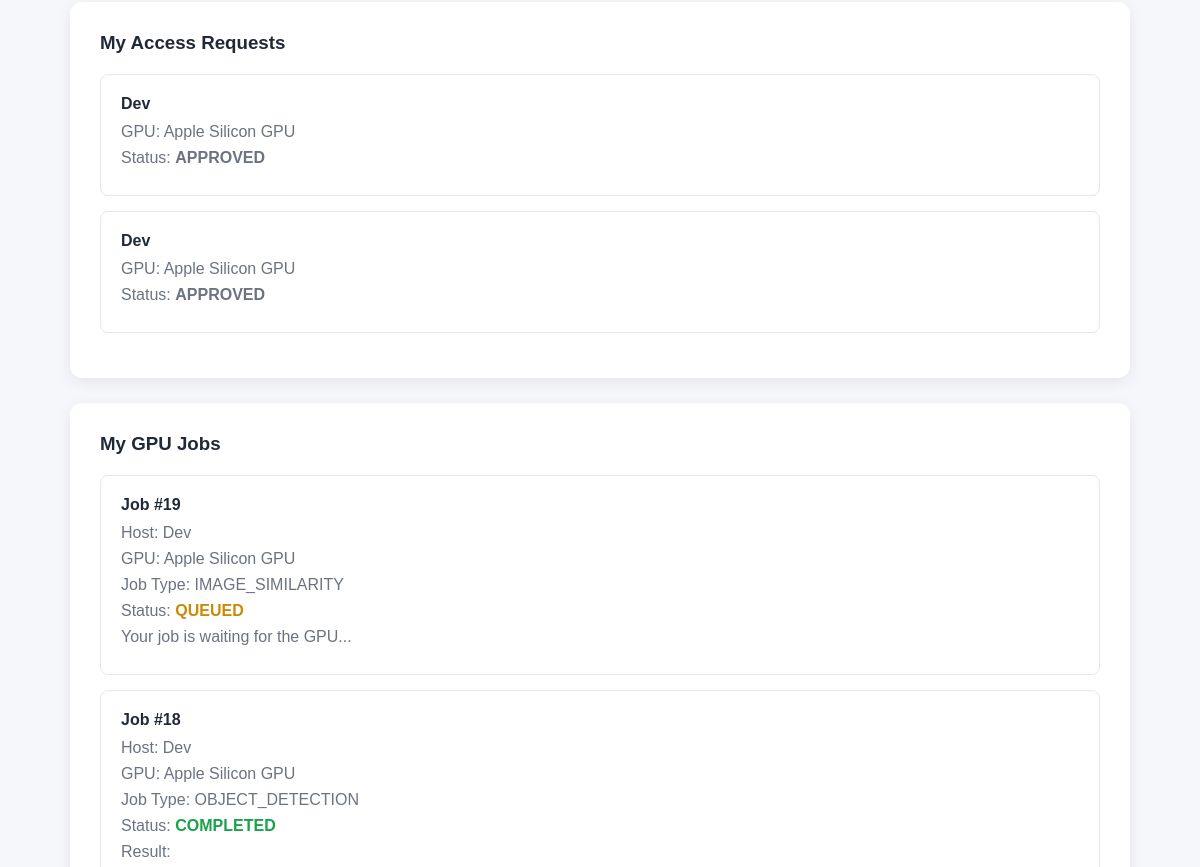
The page /user-dashboard (signed in, middle part) on the database as committed earlier.
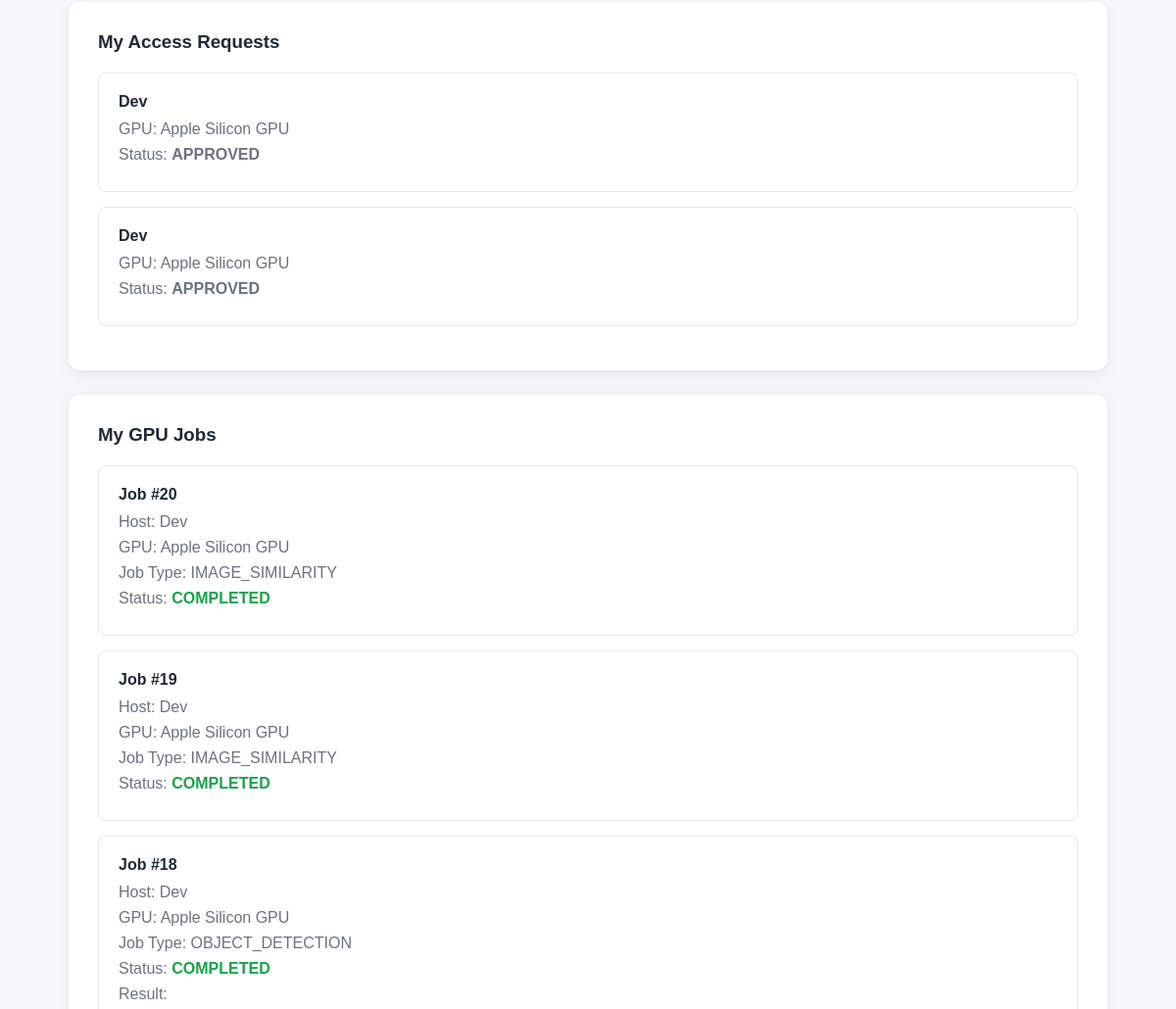
The same page on the database as committed later.
### tables this page shows
CREATE TABLE access_requests (
            id INTEGER PRIMARY KEY AUTOINCREMENT,
            user_id INTEGER NOT NULL,
            host_id INTEGER NOT NULL,
            status TEXT NOT NULL DEFAULT 'PENDING',
            FOREIGN KEY (user_id) REFERENCES users(id),
            FOREIGN KEY (host_id) REFERENCES gpu_hosts(id)
        );

CREATE TABLE users (
            id INTEGER PRIMARY KEY AUTOINCREMENT,
            name TEXT NOT NULL,
            email TEXT UNIQUE NOT NULL,
            password TEXT NOT NULL,
            role TEXT NOT NULL
        );

CREATE TABLE gpu_hosts (
            id INTEGER PRIMARY KEY AUTOINCREMENT,
            user_id INTEGER NOT NULL,
            gpu_name TEXT,
            vram TEXT,
            status TEXT NOT NULL DEFAULT 'OFFLINE',
            FOREIGN KEY (user_id) REFERENCES users(id)
        );

CREATE TABLE jobs (
            id INTEGER PRIMARY KEY AUTOINCREMENT,
            user_id INTEGER NOT NULL,
            host_id INTEGER NOT NULL,
            job_type TEXT NOT NULL,
            status TEXT NOT NULL DEFAULT 'QUEUED',
            result TEXT, image_path TEXT, output_path TEXT, image_path_2 TEXT,
            FOREIGN KEY (user_id) REFERENCES users(id),
            FOREIGN KEY (host_id) REFERENCES gpu_hosts(id)
        );

### main.py (the view)
@app.get("/user-dashboard")
def user_dashboard(request: Request):
    user_id = request.session.get("user_id")
    role = request.session.get("role")
    if user_id is None:
        return RedirectResponse(
            url="/login",
            status_code=303
        )
    if role != "USER":
        return {
            "error": "Only GPU users can access this dashboard."
        }
    connection = get_connection()
    hosts = connection.execute(
        """
        SELECT
            gpu_hosts.id,
            users.name,
            gpu_hosts.gpu_name,
            gpu_hosts.vram,
            gpu_hosts.status
        FROM gpu_hosts
        JOIN users
        ON gpu_hosts.user_id = users.id
        WHERE gpu_hosts.status = 'ONLINE'
        """
    ).fetchall()
    access_requests = connection.execute(
        """
        SELECT
            access_requests.id,
            users.name AS host_name,
            gpu_hosts.gpu_name,
            access_requests.status
        FROM access_requests
        JOIN gpu_hosts
        ON access_requests.host_id = gpu_hosts.id
        JOIN users
        ON gpu_hosts.user_id = users.id
        WHERE access_requests.user_id = ?
        ORDER BY access_requests.id DESC
        """,
        (user_id,)
    ).fetchall()
    jobs = connection.execute(
        """
        SELECT
            jobs.id,
            jobs.job_type,
            jobs.status,
            jobs.result,
            jobs.output_path,
            users.name AS host_name,
            gpu_hosts.gpu_name
        FROM jobs
        JOIN gpu_hosts
        ON jobs.host_id = gpu_hosts.id
        JOIN users
        ON gpu_hosts.user_id = users.id
        WHERE jobs.user_id = ?
        ORDER BY jobs.id DESC
        """,
        (user_id,)
    ).fetchall()
    connection.close()
    return templates.TemplateResponse(
        "user_dashboard.html",
        {
            "request": request,
            "hosts": hosts,
            "access_requests": access_requests,
            "jobs": jobs
        }
    )

### templates/user_dashboard.html (shortened to what this page needs)
<!DOCTYPE html>
<html lang="en">
<head>
</head>
<body>
    <div class="container">
        <div class="card">
            <h3>
                My Access Requests
            </h3>
            {% if access_requests %}
                {% for access_request in access_requests %}
                    <div class="host">
                        <h4>
                            {{ access_request["host_name"] }}
                        </h4>
                        <p>
                            GPU:
                            {{ access_request["gpu_name"] }}
                        </p>
                        <p>
                            Status:
                            <strong>
                                {{ access_request["status"] }}
                            </strong>
                        </p>
                    </div>
                {% endfor %}
            {% else %}
                <p class="empty">
                    You haven't submitted any GPU access
                    requests yet.
                </p>
            {% endif %}
        </div>
        <div class="card">
            <h3>
                My GPU Jobs
            </h3>
            {% if jobs %}
                {% for job in jobs %}
                    <div class="host">
                        <h4>
                            Job #{{ job["id"] }}
                        </h4>
                        <p>
                            Host:
                            {{ job["host_name"] }}
                        </p>
                        <p>
                            GPU:
                            {{ job["gpu_name"] }}
                        </p>
                        <p>
                            Job Type:
                            {{ job["job_type"] }}
                        </p>
                        <p>
                            Status:
                            {% if job["status"] == "COMPLETED" %}
                                <strong class="status-completed">
                                    COMPLETED
                                </strong>
                            {% elif job["status"] == "RUNNING" %}
                                <strong class="status-running">
                                    RUNNING
                                </strong>
                            {% elif job["status"] == "QUEUED" %}
                                <strong class="status-queued">
                                    QUEUED
                                </strong>
                            {% elif job["status"] == "FAILED" %}
                                <strong class="status-failed">
                                    FAILED
                                </strong>
                            {% else %}
                                <strong>
                                    {{ job["status"] }}
                                </strong>
                            {% endif %}
                        </p>
                        {% if job["status"] == "COMPLETED"
                              and job["output_path"] %}
                            <p>
                                Result:
                            </p>
                        {% elif job["status"] == "RUNNING" %}
                            <p>
                                GPU is currently processing
                                your job...
                            </p>
                        {% elif job["status"] == "QUEUED" %}
                            <p>
                                Your job is waiting
                                for the GPU...
                            </p>
                        {% endif %}
                    </div>
                {% endfor %}
            {% else %}
                <p class="empty">
                    You haven't submitted any GPU jobs yet.
                </p>
            {% endif %}
        </div>
    </div>
</body>
</html>

Rows that differ between the two databases and show on the page:
added jobs: id "20", host_name "Dev", gpu_name "Apple Silicon GPU", job_type "IMAGE_SIMILARITY", status "COMPLETED"
changed jobs id 19: status "QUEUED Your job is waiting for the GPU..." → "COMPLETED"
